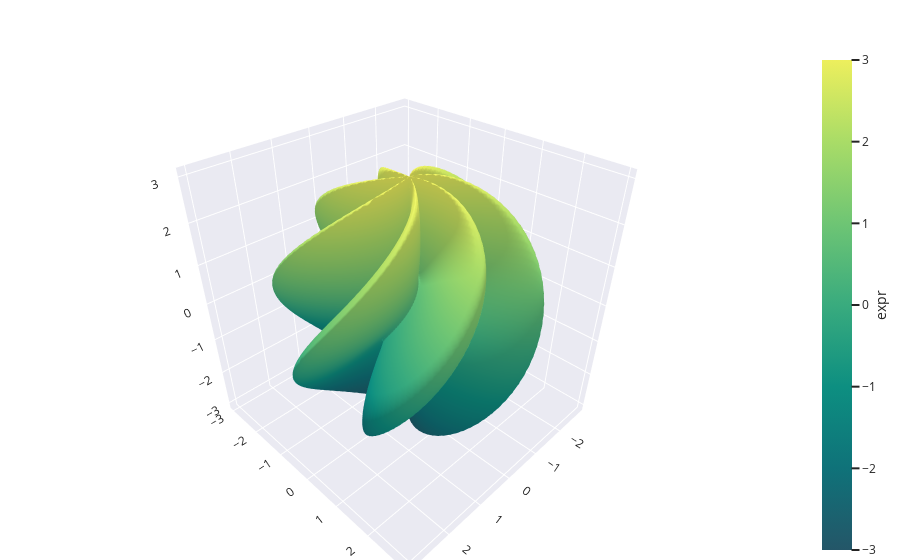

Notebook code cell kept with this figure:
### Code cell
from sympy import *
from spb import *
u, v = symbols("u, v")
r = 2 + sin(7 * u + 5 * v)
expr = (
    r * cos(u) * sin(v),
    r * sin(u) * sin(v),
    r * cos(v)
)
n = 150
plot3d_parametric_surface(*expr, (u, 0, 2 * pi), (v, 0, pi), "expr",
    n=n, backend=PB, use_cm=True)

### Figure 1 — Plotly figure (JSON) as saved in the notebook; plotly's stock layout.template omitted (floating-point values rounded to 4 significant figures; data arrays with more than 128 entries replaced by an {"elided": "..."} marker saying what was removed)
{"data": [{"cmax": 3.0, "cmin": -3.0, "colorbar": {"len": 1, "title": {"side": "right", "text": "expr"}, "x": 1, "y": 0, "yanchor": "bottom"}, "colorscale": [[0, "rgb(36, 86, 104)"], [0.1667, "rgb(15, 114, 121)"], [0.3333, "rgb(13, 143, 129)"], [0.5, "rgb(57, 171, 126)"], [0.6667, "rgb(110, 197, 116)"], [0.8333, "rgb(169, 220, 103)"], [1, "rgb(237, 239, 93)"]], "name": "expr", "showlegend": false, "showscale": true, "surfacecolor": {"elided": "150x150 float values"}, "type": "surface", "x": {"elided": "150x150 float values"}, "y": {"elided": "150x150 float values"}, "z": {"elided": "150x150 float values"}}], "layout": {"margin": {"b": 0, "l": 0, "r": 40, "t": 50}, "polar": {"angularaxis": {"direction": "counterclockwise", "rotation": 0}}, "scene": {"aspectratio": {}, "camera": {}, "xaxis": {"showgrid": true, "title": {"text": ""}, "visible": true, "zeroline": true}, "yaxis": {"showgrid": true, "title": {"text": ""}, "visible": true, "zeroline": true}, "zaxis": {"showgrid": true, "title": {"text": ""}, "visible": true, "zeroline": true}}, "showlegend": false, "title": {"text": "<b></b>", "x": 0.5}, "xaxis": {"constrain": "domain", "showgrid": true, "title": {"text": ""}, "visible": true, "zeroline": true}, "yaxis": {"showgrid": true, "title": {"text": ""}, "visible": true, "zeroline": true}}}
